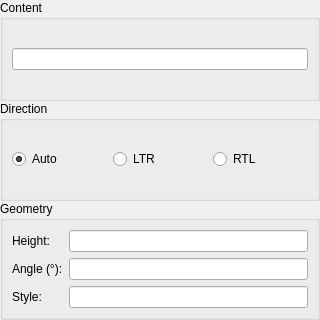
<?xml version="1.0" encoding="UTF-8"?>
<ui version="4.0">
 <class>LC_TextPropertiesEditingWidget</class>
 <widget class="QWidget" name="LC_TextPropertiesEditingWidget">
  <property name="geometry">
   <rect>
    <x>0</x>
    <y>0</y>
    <width>320</width>
    <height>320</height>
   </rect>
  </property>
  <property name="windowTitle">
   <string>Form</string>
  </property>
  <layout class="QVBoxLayout" name="verticalLayout">
   <property name="leftMargin"><number>0</number></property>
   <property name="topMargin"><number>0</number></property>
   <property name="rightMargin"><number>0</number></property>
   <property name="bottomMargin"><number>0</number></property>
   <property name="spacing"><number>0</number></property>
   <item>
    <widget class="QGroupBox" name="gbContent">
     <property name="title">
      <string>Content</string>
     </property>
     <layout class="QVBoxLayout" name="vlContent">
      <item>
       <widget class="QLineEdit" name="leText">
        <property name="toolTip">
         <string>Single-line text content</string>
        </property>
       </widget>
      </item>
     </layout>
    </widget>
   </item>
   <item>
    <widget class="QGroupBox" name="gbDirection">
     <property name="title">
      <string>Direction</string>
     </property>
     <layout class="QHBoxLayout" name="hlDirection">
      <item>
       <widget class="QRadioButton" name="rbAuto">
        <property name="toolTip">
         <string>Detect base direction from first strong character (UAX#9 P-rules)</string>
        </property>
        <property name="text">
         <string>Auto</string>
        </property>
        <property name="checked">
         <bool>true</bool>
        </property>
       </widget>
      </item>
      <item>
       <widget class="QRadioButton" name="rbLeftToRight">
        <property name="toolTip">
         <string>Force left-to-right base direction</string>
        </property>
        <property name="text">
         <string>LTR</string>
        </property>
       </widget>
      </item>
      <item>
       <widget class="QRadioButton" name="rbRightToLeft">
        <property name="toolTip">
         <string>Force right-to-left base direction</string>
        </property>
        <property name="text">
         <string>RTL</string>
        </property>
       </widget>
      </item>
     </layout>
    </widget>
   </item>
   <item>
    <widget class="QGroupBox" name="gbGeometry">
     <property name="title">
      <string>Geometry</string>
     </property>
     <layout class="QGridLayout" name="glGeometry" columnstretch="0,5">
      <item row="0" column="0"><widget class="QLabel" name="lHeight"><property name="text"><string>Height:</string></property></widget></item>
      <item row="0" column="1"><widget class="QLineEdit" name="leHeight"><property name="toolTip"><string>Nominal text height</string></property></widget></item>
      <item row="1" column="0"><widget class="QLabel" name="lAngle"><property name="text"><string>Angle (°):</string></property></widget></item>
      <item row="1" column="1"><widget class="QLineEdit" name="leAngle"><property name="toolTip"><string>Rotation angle in degrees (UCS)</string></property></widget></item>
      <item row="2" column="0"><widget class="QLabel" name="lStyle"><property name="text"><string>Style:</string></property></widget></item>
      <item row="2" column="1"><widget class="QLineEdit" name="leStyle"><property name="toolTip"><string>Text style / font name</string></property></widget></item>
     </layout>
    </widget>
   </item>
  </layout>
 </widget>
 <resources/>
 <connections/>
</ui>
